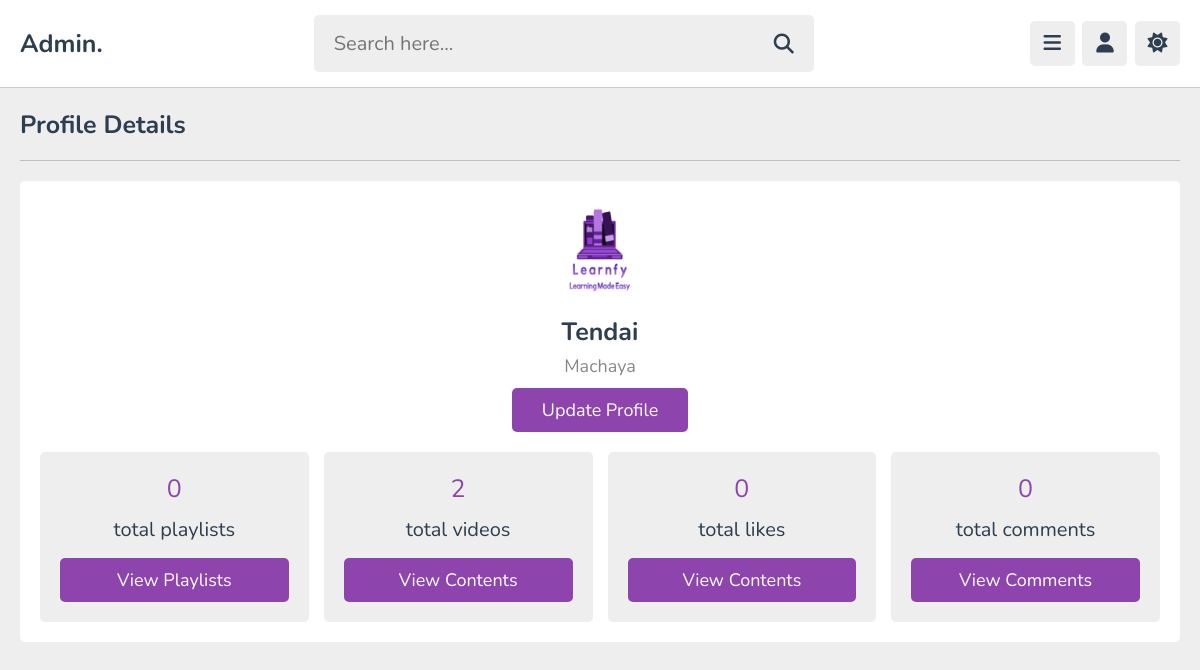
Page /admin/profile.php (signed in) on the committed database.
### tables this page shows
CREATE TABLE `Users` (
  `sid` int(20) NOT NULL,
  `rid` int(20) NOT NULL,
  `pid` int(20) NOT NULL,
  `lname` varchar(50) NOT NULL,
  `fname` varchar(50) NOT NULL,
  `iname` varchar(50) NOT NULL,
  `email` varchar(50) NOT NULL,
  `password` varchar(255) NOT NULL,
  `image` varchar(100) NOT NULL
);

### actions/dashboard_display_action.php (called while the page is built, shortened)
<?php
include '../settings/connection.php';
$tid = $_COOKIE['user_id'];
function countRows($conn, $query, $tid) {
    $stmt = $conn->prepare($query);
    $stmt->bind_param("s", $tid);
    $stmt->execute();
    $result = $stmt->get_result();
    return $result->num_rows;
}
$total_contents = countRows($conn, "SELECT * FROM content WHERE tutor_id = ?", $tid);
$total_likes = countRows($conn, "SELECT * FROM likes WHERE tutor_id = ?", $tid);
$total_comments = countRows($conn, "SELECT * FROM comments WHERE tutor_id = ?", $tid);
?>

### admin/profile.php (the view, shortened to what this page needs)
<?php
include '../settings/connection.php';
include '../actions/dashboard_display_action.php';
if(isset($_COOKIE['user_id'])){
   $tutor_id = $_COOKIE['user_id'];
}else{
   $tutor_id = '';
   header('location: ../login/login.php');
   exit();
}
$select_playlists_stmt = $conn->prepare("SELECT * FROM Course WHERE InstructorID = ?");
$select_playlists_stmt->bind_param("s", $tutor_id);
$select_playlists_stmt->execute();
$total_playlists = $select_playlists_stmt->num_rows;
?>
<!DOCTYPE html>
<html lang="en">
<head>
   <link rel="stylesheet" href="https://cdnjs.cloudflare.com/ajax/libs/font-awesome/6.2.0/css/all.min.css">
   <link rel="stylesheet" href="../css/admin_style.css">
</head>
<body>
 <?php include '../functions/admin_header_fxn.php'; ?>
<section class="tutor-profile" style="min-height: calc(100vh - 19rem);">
   <h1 class="heading">profile details</h1>
   <div class="details">
      <div class="tutor">
         <img src="../uploads/<?= $fetch_profile['image']; ?>" alt="">
         <h3><?= $fetch_profile['fname']; ?></h3>
         <span><?= $fetch_profile['lname']; ?></span>
         <a href="update.php" class="inline-btn">update profile</a>
      </div>
      <div class="flex">
         <div class="box">
            <span><?= $total_playlists; ?></span>
            <p>total playlists</p>
            <a href="courses.php" class="btn">view playlists</a>
         </div>
         <div class="box">
            <span><?= $total_contents; ?></span>
            <p>total videos</p>
            <a href="contents.php" class="btn">view contents</a>
         </div>
         <div class="box">
            <span><?= $total_likes; ?></span>
            <p>total likes</p>
            <a href="contents.php" class="btn">view contents</a>
         </div>
         <div class="box">
            <span><?= $total_comments; ?></span>
            <p>total comments</p>
            <a href="comments.php" class="btn">view comments</a>
         </div>
      </div>
   </div>
</section>
</body>
</html>

### css/admin_style.css (style rules this page uses)
:root { --main-color:#8e44ad; --red:#e74c3c; --oragen:#f39c12; --white:#fff; --black:#2c3e50; --light-color:#888; --light-bg:#eee; --border:.1rem solid rgba(0,0,0,.2); }
* { font-family: 'Nunito', sans-serif; margin: 0; padding: 0; box-sizing: border-box; outline: none; border: none; text-decoration: none; }
html { font-size: 62.5%; overflow-x: hidden; }
body { background-color: var(--light-bg); padding-left: 30rem; }
section { padding:2rem; max-width: 1200px; margin: 0 auto; }
.btn, .option-btn, .delete-btn, .inline-btn, .inline-option-btn, .inline-delete-btn { border-radius: .5rem; padding: 1rem 3rem; font-size: 1.8rem; color: #fff; margin-top: 1rem; text-transform: capitalize; cursor: pointer; text-align: center; }
.btn, .option-btn, .delete-btn { display: block; width: 100%; }
.inline-btn, .inline-option-btn, .inline-delete-btn { display: inline-block; }
.btn, .inline-btn { background-color: var(--main-color); }
.heading { padding-bottom: 1.8rem; border-bottom: var(--border); font-size: 2.5rem; color: var(--black); text-transform: capitalize; margin-bottom: 2rem; }
.tutor-profile .details { background-color: var(--white); border-radius: .5rem; padding: 2rem; text-align: center; }
.tutor-profile .details .tutor { margin-bottom: 2rem; }
.tutor-profile .details .tutor img { height: 10rem; width: 10rem; border-radius: 50%; object-fit: cover; margin-bottom: .5rem; }
.tutor-profile .details .tutor h3 { font-size: 2.5rem; color: var(--black); margin: .5rem 0; }
.tutor-profile .details .tutor span { font-size: 1.8rem; color: var(--light-color); display: block; }
.tutor-profile .details .flex { display: flex; gap: 1.5rem; align-items: center; flex-wrap: wrap; }
.tutor-profile .details .flex .box { flex: 1 1 26rem; border-radius: .5rem; background-color: var(--light-bg); padding: 2rem; }
.tutor-profile .details .flex span { color: var(--main-color); display: block; margin-bottom: .5rem; font-size: 2.5rem; }
.tutor-profile .details .flex .box p { font-size: 2rem; color: var(--black); padding: .5rem 0; }
@media (max-width:1200px) { body { padding-left: 0; } }

### rows in the picture
users: image (picture), fname "Tendai", lname "Machaya"

### other values in the picture
$total_playlists "0"
$total_contents "2"
$total_likes "0"
$total_comments "0"
